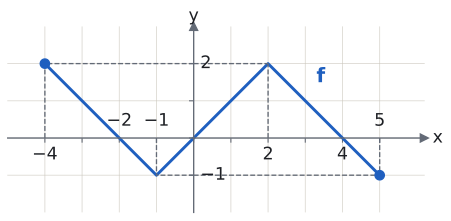

This chart was generated by the following Python code:
import sys; sys.path.insert(0, "tools")
from cizim import *

def eksi(v): return str(v).replace("-", "−")

def izdusum(ax, pts, xsol=(), yust=()):
    """Köşelerden eksenlere kesikli çizgi ve eksen etiketleri."""
    gx, gy = set(), set()
    for x, y in pts:
        if x != 0 and y != 0:
            ax.plot([x, x], [0, y], color=SOLUK, ls="--", lw=1)
            ax.plot([0, x], [y, y], color=SOLUK, ls="--", lw=1)
        if x != 0 and x not in gx:
            gx.add(x)
            ust = (y < 0) if x not in xsol else (y > 0)
            ax.text(x, 0.22 if ust else -0.22, eksi(x), color=YAZI, fontsize=13, ha="center", va="bottom" if ust else "top")
        if y != 0 and y not in gy:
            gy.add(y)
            sag = (x < 0) if y not in yust else (x > 0)
            ax.text(0.18 if sag else -0.18, y, eksi(y), color=YAZI, fontsize=13, ha="left" if sag else "right", va="center")

# f: [−4, 5] → R, köşeler (−4, 2), (−1, −1), (2, 2), (5, −1). x eksenini −2, 0, 4'te keser.
fig, ax = sekil(5.6, 3.8)
eksenler(ax, x=(-5, 6.2), y=(-2, 3))
ax.set_aspect("equal"); ax.set_xticks(range(-4, 6)); ax.set_yticks(range(-1, 3)); ax.set_xticklabels([]); ax.set_yticklabels([])
P = [(-4, 2), (-1, -1), (2, 2), (5, -1)]
ax.plot(*zip(*P), color=MAVI)
nokta(ax, -4, 2, renk=MAVI); nokta(ax, 5, -1, renk=MAVI)
izdusum(ax, P, xsol=(), yust=())
for x in (-2, 4): ax.text(x, -0.22 if x == 4 else 0.22, eksi(x), color=YAZI, fontsize=13, ha="center", va="top" if x == 4 else "bottom")
ax.text(3.3, 1.5, "f", color=MAVI, fontsize=15, fontweight="bold")
kaydet(fig, __file__)
